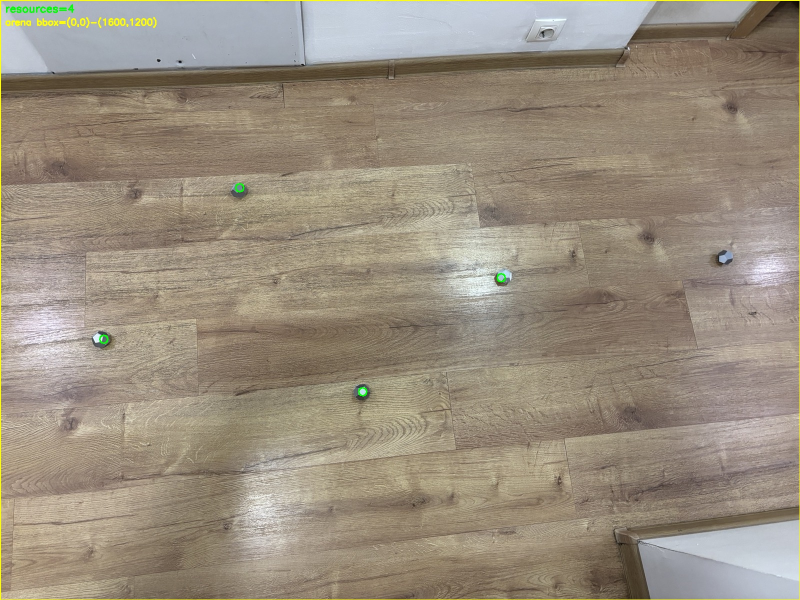
#> input picture field_debug.jpg, 1600 x 1200 px (shown at 1/2 size)
$ python debug_detection.py ../field_debug.jpg
#> lines starting #> are read from the running program, lines starting #| are printed output that depends on the picture; after the words box and inside, x2 and y2 are one past the last pixel; in counts of white or black regions, pixels touching at a corner belong together
### firmware/perception.py
#!/usr/bin/env python3
"""Top-down arena perception.

Takes a single BGR frame of the arena (overhead orthographic view, tight
crop, deposit-pit-side wall on the left) and returns:

    resources_cm   : list[(x_cm, y_cm)]   - dodecahedra positions
    deposit_cm     : (x_cm, y_cm) | None  - center of the yellow pit

Coordinate frame (per the spec sheet & the user's mapping):
  (0, 0)       = top-left arena corner (deposit-pit-side wall, top)
  (W, H)       = bottom-right corner; W = ARENA_W_CM, H = ARENA_H_CM
  Y is image-down (this matches the source image; planner accepts it).

Two detection profiles are available:

  endurosat  — competition spec colors (bright-blue resources, yellow pit,
               matte-black penalty walls).
  irl        — real-world testing with metallic stand-in resources on a
               textured surface.  Uses HoughCircles (gradient-based circle
               detection) since the resources and floor overlap in color
               space.  No pit / arena border detection.

Spec colors (from EnduroSat-Endurance-Space-Race-2026.pdf):
  resources           bright blue   #067EC8
  deposit pit         yellow        #EDA600
  deposit pit border  red           #B30000
  base / resource     grey          #5A5A5A
  penalty walls       matte black   #131313
"""

from __future__ import annotations

import sys
from dataclasses import dataclass

import cv2
import numpy as np

ARENA_W_CM = 480.0
ARENA_H_CM = 230.0

PROFILES = ("endurosat", "irl")
DEFAULT_PROFILE = "irl"

# --- endurosat profile -------------------------------------------------
# OpenCV HSV: H in [0, 179], S/V in [0, 255].
BLUE_HSV_LO = np.array([90, 140, 60], dtype=np.uint8)    # ~#067EC8
BLUE_HSV_HI = np.array([115, 255, 255], dtype=np.uint8)

YELLOW_HSV_LO = np.array([15, 140, 120], dtype=np.uint8)  # ~#EDA600
YELLOW_HSV_HI = np.array([30, 255, 255], dtype=np.uint8)

# --- irl profile --------------------------------------------------------
HOUGH_DP = 1.5
HOUGH_MIN_DIST = 50
HOUGH_PARAM1 = 100
HOUGH_PARAM2 = 30
HOUGH_MIN_RADIUS = 5
HOUGH_MAX_RADIUS = 50
HOUGH_BLUR_KSIZE = 9
HOUGH_POST_MIN_RADIUS = 14


@dataclass
class Detection:
    resources_cm: list[tuple[float, float]]
    deposit_cm: tuple[float, float] | None
    image_size: tuple[int, int]   # (width_px, height_px)
    arena_bbox: tuple[int, int, int, int]  # (x, y, w, h) in pixels


def find_arena_bbox(frame_bgr: np.ndarray) -> tuple[int, int, int, int] | None:
    """Locate the play-area bounding box.

    The arena floor (grey + white border + colored markings) sits inside a
    matte-black penalty perimeter (#131313). Largest non-black contour =
    the play area, which is exactly the 480x230 cm surface per the spec.
    """
    H, W = frame_bgr.shape[:2]
    hsv = cv2.cvtColor(frame_bgr, cv2.COLOR_BGR2HSV)
    black = cv2.inRange(hsv, np.array([0, 0, 0]), np.array([179, 80, 60]))
    non_black = cv2.bitwise_not(black)
    non_black = cv2.morphologyEx(
        non_black, cv2.MORPH_CLOSE,
        cv2.getStructuringElement(cv2.MORPH_RECT, (15, 15)))
    contours, _ = cv2.findContours(non_black, cv2.RETR_EXTERNAL, cv2.CHAIN_APPROX_SIMPLE)
    if not contours:
        return None
    biggest = max(contours, key=cv2.contourArea)
    x, y, w, h = cv2.boundingRect(biggest)
    if w * h < 0.3 * W * H:
        return None  # not plausibly the arena
    return x, y, w, h


# [28 lines left out: functions _centroid, _detect_resources_endurosat, not called in this run]


def _detect_resources_irl(
    frame_bgr: np.ndarray,
    arena_area: int,
    img_w: int,
    img_h: int,
    px_to_cm,
) -> list[tuple[float, float]]:
    gray = cv2.cvtColor(frame_bgr, cv2.COLOR_BGR2GRAY)
    blurred = cv2.GaussianBlur(gray, (HOUGH_BLUR_KSIZE, HOUGH_BLUR_KSIZE), 2)
    circles = cv2.HoughCircles(
        blurred, cv2.HOUGH_GRADIENT,
        dp=HOUGH_DP, minDist=HOUGH_MIN_DIST,
        param1=HOUGH_PARAM1, param2=HOUGH_PARAM2,
        minRadius=HOUGH_MIN_RADIUS, maxRadius=HOUGH_MAX_RADIUS,
    )
    if circles is None:
        return []

    margin = HOUGH_MAX_RADIUS
    resources: list[tuple[float, float]] = []
    for x, y, r in circles[0]:
        if r < HOUGH_POST_MIN_RADIUS:
            continue
        if x < margin or y < margin or x + margin >= img_w or y + margin >= img_h:
            continue
        resources.append(px_to_cm(float(x), float(y)))
    return resources


def detect(frame_bgr: np.ndarray, profile: str = DEFAULT_PROFILE) -> Detection:
    """Return resources + deposit pit center in arena cm."""
    img_h, img_w = frame_bgr.shape[:2]
    bbox = find_arena_bbox(frame_bgr)
    if bbox is None:
        bbox = (0, 0, img_w, img_h)
    bx, by, bw, bh = bbox
    sx_cm = ARENA_W_CM / bw
    sy_cm = ARENA_H_CM / bh
    arena_area = bw * bh

    def px_to_cm(px: float, py: float) -> tuple[float, float]:
        return (px - bx) * sx_cm, (py - by) * sy_cm

    if profile == "endurosat":
        resources = _detect_resources_endurosat(frame_bgr, arena_area, px_to_cm)
    elif profile == "irl":
        resources = _detect_resources_irl(frame_bgr, arena_area, img_w, img_h, px_to_cm)
    else:
        raise ValueError(f"unknown profile {profile!r}, expected one of {PROFILES}")

    # --- deposit pit (yellow) — only meaningful for endurosat ---
    deposit_cm: tuple[float, float] | None = None
    if profile == "endurosat":
        hsv = cv2.cvtColor(cv2.GaussianBlur(frame_bgr, (3, 3), 0),
                           cv2.COLOR_BGR2HSV)
        yellow_mask = cv2.inRange(hsv, YELLOW_HSV_LO, YELLOW_HSV_HI)
        yellow_mask = cv2.morphologyEx(yellow_mask, cv2.MORPH_CLOSE,
                                       cv2.getStructuringElement(cv2.MORPH_ELLIPSE, (5, 5)))
        y_contours, _ = cv2.findContours(yellow_mask, cv2.RETR_EXTERNAL, cv2.CHAIN_APPROX_SIMPLE)
        if y_contours:
            biggest = max(y_contours, key=cv2.contourArea)
            if cv2.contourArea(biggest) >= 20:
                ctr = _centroid(biggest)
                if ctr is not None:
                    deposit_cm = px_to_cm(ctr[0], ctr[1])

    return Detection(resources, deposit_cm, (img_w, img_h), bbox)


# [41 lines left out: functions annotate, _cli, not called in this run]


# [7 lines that do not run on import are left out]

### firmware/planner.py
#!/usr/bin/env python3
"""
Path Planner and Navigator for the lunar rover.
Uses a coordinate system (cm) and converts absolute goals into relative movements.
"""

import math
import sys
from typing import List, Tuple
from controller import BaseDriver, _parse_driver_arg, make_driver

class Pose:
    """Represents the position and heading of the rover."""
    def __init__(self, x: float, y: float, heading: float):
        self.x = x
        self.y = y
        self.heading = heading  # Degrees, 0 is along +X axis

    def __repr__(self):
        return f"Pose(x={self.x:.1f}, y={self.y:.1f}, head={self.heading:.1f}°)"

class Navigator:
    """Translates absolute goals into relative driver commands."""
    def __init__(self, driver: BaseDriver, start_pose: Pose):
        self.driver = driver
        self.pose = start_pose

    # [78 lines left out: functions move_to_goal, move_to_avoiding, not called in this run]

DANGER_RADIUS_CM = 18.0
OBSTRUCTION_PENALTY = 2.5


# [46 lines left out: functions _point_seg_dist_sq, calculate_best_path, not called in this run]

# [29 lines that do not run on import are left out]

### firmware/debug_detection.py
#!/usr/bin/env python3
"""Interactive debug visualizer for image detection.

Takes an image and displays it with detection overlays:
  - Green squares around detected resources
  - Red marker for the starting position
  - Orange cross for the deposit pit

Usage:
    python firmware/debug_detection.py path/to/image.jpg

Press 'q' or ESC to close the window.
"""

from __future__ import annotations

import sys
from pathlib import Path

import cv2
import numpy as np

HERE = Path(__file__).resolve().parent
sys.path.insert(0, str(HERE))

import perception  # noqa: E402
from planner import Pose  # noqa: E402

# Robot start pose from main.py
START_POSE = Pose(x=10.0, y=115.0, heading=0.0)
RESOURCE_SIZE_CM = 2.5  # visual size for drawing squares


def visualize_detection(image_path: str) -> None:
#> called with image_path = '../field_debug.jpg'
    frame = cv2.imread(image_path)
#> frame is the input picture: shape (1200, 1600, 3); mean B, G, R 126.6, 142.5, 153.5
    if frame is None:
        print(f"error: could not read {image_path}", file=sys.stderr)
        sys.exit(2)

    print(f"loaded image: {frame.shape[1]}x{frame.shape[0]} px")
#| loaded image: 1600x1200 px
    det = perception.detect(frame)
#> in find_arena_bbox, `hsv = cv2.cvtColor(frame_bgr, cv2.COLOR_BGR2HSV)`: hsv: shape (1200, 1600, 3); mean H, S, V 27.8, 52.6, 155.6
#> in find_arena_bbox, `black = cv2.inRange(hsv, np.array([0, 0, 0]), np.array([179, 80, 60]))`:
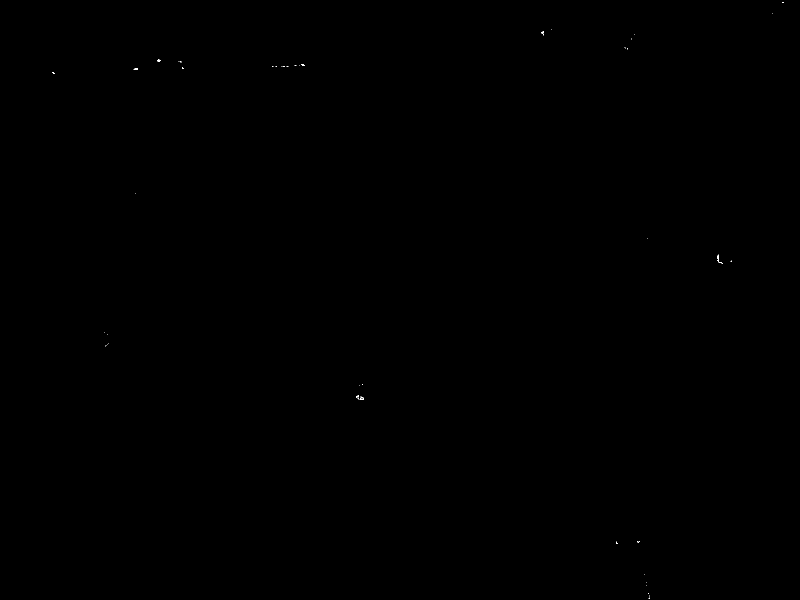
#> black: shape (1200, 1600) (shown at 1/2 size); 0.01% white in thin lines or dots
#> in find_arena_bbox, `non_black = cv2.bitwise_not(black)`: non_black: shape (1200, 1600); 100% white; black in thin lines or dots
#> in find_arena_bbox, `non_black = cv2.morphologyEx( non_black, cv2.MORPH_CLOSE, cv2.getStruc..`: non_black: shape (1200, 1600); every value is 255
#> in find_arena_bbox, `contours, _ = cv2.findContours(non_black, cv2.RETR_EXTERNAL, cv2.CHAIN..`: contours = [[[0, 0], [0, 1199], [1599, 1199], [1599, 0]]]
#> in find_arena_bbox, `biggest = max(contours, key=cv2.contourArea)`: biggest = [[0, 0], [0, 1199], [1599, 1199], [1599, 0]]
#> in find_arena_bbox, `x, y, w, h = cv2.boundingRect(biggest)`: x = 0; w = 1600; h = 1200
#> in detect, `bbox = find_arena_bbox(frame_bgr)`: bbox = (0, 0, 1600, 1200)
#> in detect, `bx, by, bw, bh = bbox`: bx = 0; bw = 1600; bh = 1200
#> in detect, `sx_cm = ARENA_W_CM / bw`: sx_cm = 0.3
#> in detect, `sy_cm = ARENA_H_CM / bh`: sy_cm = 0.192
#> in detect, `arena_area = bw * bh`: arena_area = 1920000
#> in _detect_resources_irl, `gray = cv2.cvtColor(frame_bgr, cv2.COLOR_BGR2GRAY)`:
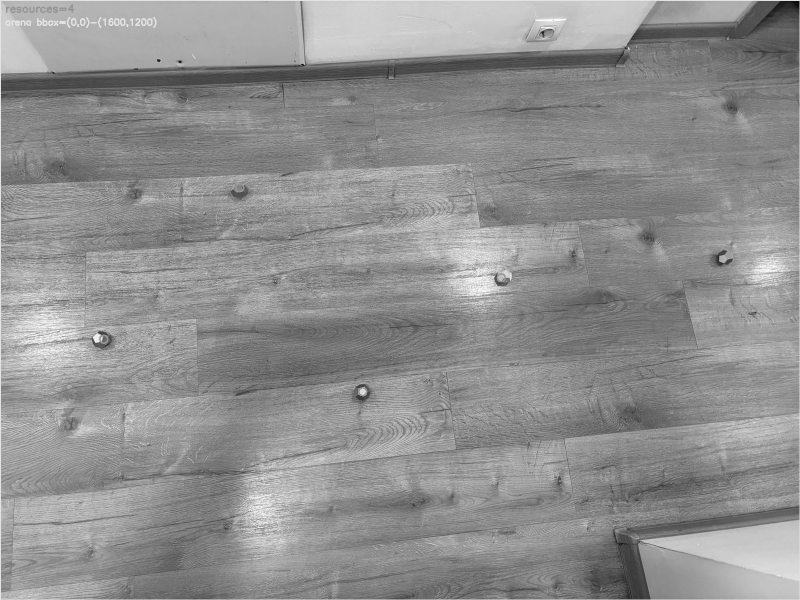
#> gray: shape (1200, 1600) (shown at 1/2 size); min 1, max 255, mean 144
#> in _detect_resources_irl, `circles = cv2.HoughCircles( blurred, cv2.HOUGH_GRADIENT, dp=HOUGH_DP, ..`: circles = [[203.2, 674.2, 21.8], [1005.8, 555.8, 17], [722.2, 783.8, 17.45], [1443.8, 518.2, 13.4]]
#> the loop in _detect_resources_irl, `for x, y, r in circles[0]:` made 4 passes
#> after the loop in _detect_resources_irl, `for x, y, r in circles[0]:`: resources = [(60.97, 129.2), (301.7, 106.5), (216.7, 150.2)]
    print(f"detected: {len(det.resources_cm)} resources, "
          f"deposit at {det.deposit_cm}, "
          f"arena bbox {det.arena_bbox}")
#| detected: 3 resources, deposit at None, arena bbox (0, 0, 1600, 1200)

    # Create visualization
    out = frame.copy()
    bx, by, bw, bh = det.arena_bbox
#> bw = 1600; bh = 1200
    sx_cm = perception.ARENA_W_CM / bw
    sy_cm = perception.ARENA_H_CM / bh

    def cm_to_px(x_cm: float, y_cm: float) -> tuple[int, int]:
        return int(bx + x_cm / sx_cm), int(by + y_cm / sy_cm)

    # Draw arena bounding box
    cv2.rectangle(out, (bx, by), (bx + bw, by + bh), (0, 255, 255), 2)

    # Draw resources as squares
    for x_cm, y_cm in det.resources_cm:
        px, py = cm_to_px(x_cm, y_cm)
        half_size = int((RESOURCE_SIZE_CM / 2) / sx_cm)
        cv2.rectangle(
            out,
            (px - half_size, py - half_size),
            (px + half_size, py + half_size),
            (0, 255, 0),
            2,
        )
#> this loop made 3 passes
#> (x_cm, y_cm, px, py) on passes 1 to 3: (60.97, 129.2, 203, 674), (301.7, 106.5, 1005, 555), (216.7, 150.2, 722, 783)
#> out: shape (1200, 1600, 3); mean B, G, R 126.3, 142.6, 153.5

    # Draw starting position
    start_px, start_py = cm_to_px(START_POSE.x, START_POSE.y)
#> start_px = 33; start_py = 600
    cv2.drawMarker(
        out,
        (start_px, start_py),
        (0, 0, 255),
        markerType=cv2.MARKER_CROSS,
        markerSize=20,
        thickness=3,
    )
#> out: shape (1200, 1600, 3); mean B, G, R 126.3, 142.6, 153.5
    cv2.putText(
        out,
        "START",
        (start_px + 14, start_py - 8),
        cv2.FONT_HERSHEY_SIMPLEX,
        0.6,
        (0, 0, 255),
        2,
    )
#> out: shape (1200, 1600, 3); mean B, G, R 126.3, 142.5, 153.5

    # Draw deposit pit
    if det.deposit_cm is not None:
        pit_px, pit_py = cm_to_px(*det.deposit_cm)
        cv2.drawMarker(
            out,
            (pit_px, pit_py),
            (0, 165, 255),
            markerType=cv2.MARKER_CROSS,
            markerSize=24,
            thickness=3,
        )
        cv2.putText(
            out,
            "PIT",
            (pit_px + 14, pit_py - 8),
            cv2.FONT_HERSHEY_SIMPLEX,
            0.6,
            (0, 165, 255),
            2,
        )

    # Draw info text
    cv2.putText(
        out,
        f"Resources: {len(det.resources_cm)}",
        (10, 24),
        cv2.FONT_HERSHEY_SIMPLEX,
        0.7,
        (0, 255, 0),
        2,
    )
#> out: shape (1200, 1600, 3); mean B, G, R 126.2, 142.5, 153.5
    cv2.putText(
        out,
        f"Image: {det.image_size[0]}x{det.image_size[1]} px",
        (10, 50),
        cv2.FONT_HERSHEY_SIMPLEX,
        0.6,
        (200, 200, 200),
        2,
    )
    cv2.putText(
        out,
        f"Arena bbox: ({bx},{by})-({bx+bw},{by+bh})",
        (10, 76),
        cv2.FONT_HERSHEY_SIMPLEX,
        0.6,
        (0, 255, 255),
        2,
    )
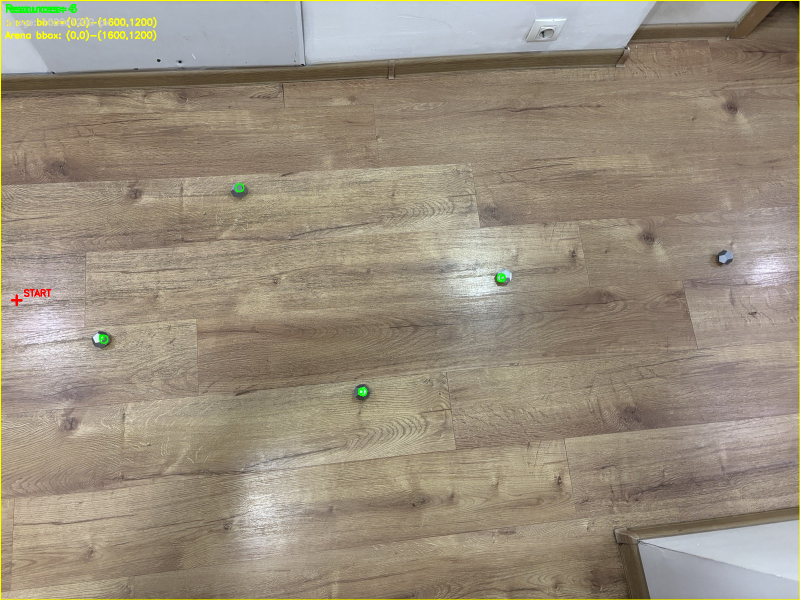
#> out: shape (1200, 1600, 3) (shown at 1/2 size); mean B, G, R 126.1, 142.6, 153.6

    # Display
    cv2.imshow("Detection Debug", out)
    print("displaying image... press 'q' or ESC to close")
    while True:
        key = cv2.waitKey(0) & 0xFF
#> (key q is pressed here)
        if key == ord("q") or key == 27:  # 'q' or ESC
            break
    cv2.destroyAllWindows()


if __name__ == "__main__":
    if len(sys.argv) != 2:
        print("usage: debug_detection.py <image>", file=sys.stderr)
        sys.exit(2)
    visualize_detection(sys.argv[1])

$ run again, with last_frame.jpg copied over field_debug.jpg
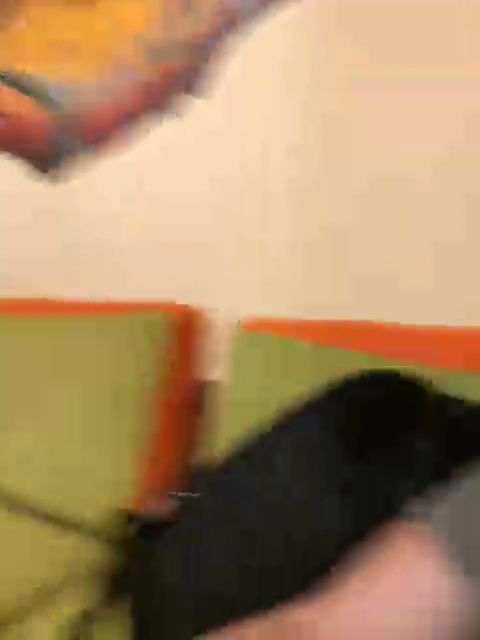
#> input picture last_frame.jpg, 480 x 640 px
#> in visualize_detection, frame is the input picture: shape (640, 480, 3); mean B, G, R 98.1, 136, 167.8
#| loaded image: 480x640 px
#> hsv: shape (640, 480, 3); mean H, S, V 18.1, 107.9, 167.9
#> in find_arena_bbox, `black = cv2.inRange(hsv, np.array([0, 0, 0]), np.array([179, 80, 60]))`:
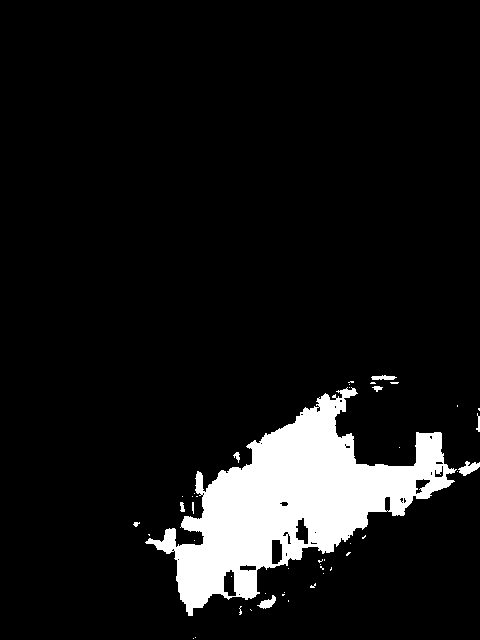
#> black: shape (640, 480); 8.9% white; 45 white regions (35 under 20 px), largest, box (x1, y1, x2, y2) and area: (145, 387, 457, 616) 26562, (458, 461, 480, 476) 175, (257, 595, 276, 609) 126
#> contours = [[[0, 0], [0, 639], [479, 639], [479, 0]]]
#> biggest = [[0, 0], [0, 639], [479, 639], [479, 0]]
#> x = 0; w = 480; h = 640
#> bbox = (0, 0, 480, 640)
#> in detect, `bx, by, bw, bh = bbox`: bx = 0; bw = 480; bh = 640
#> sx_cm = 1
#> sy_cm = 0.359
#> arena_area = 307200
#> circles = None
#> resources = []
#| detected: 0 resources, deposit at None, arena bbox (0, 0, 480, 640)
#> in visualize_detection, `bx, by, bw, bh = det.arena_bbox`: bw = 480; bh = 640
#> start_px = 10; start_py = 320
#> in visualize_detection, `cv2.putText( out, f"Arena bbox: ({bx},{by})-({bx+bw},{by+bh})", (10, 7..`:
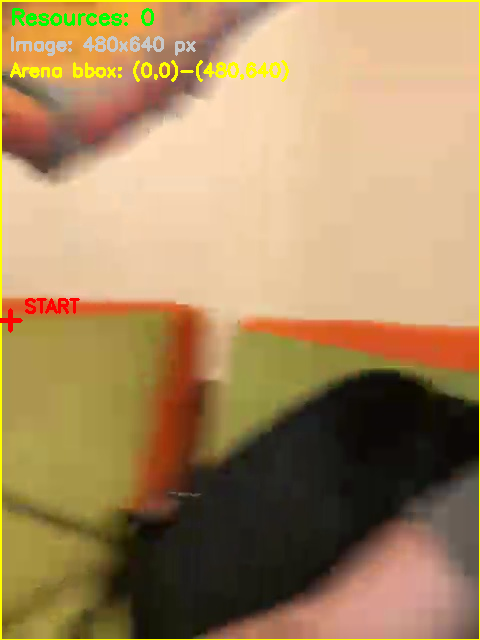
#> out: shape (640, 480, 3); mean B, G, R 96.5, 138.1, 168.2
